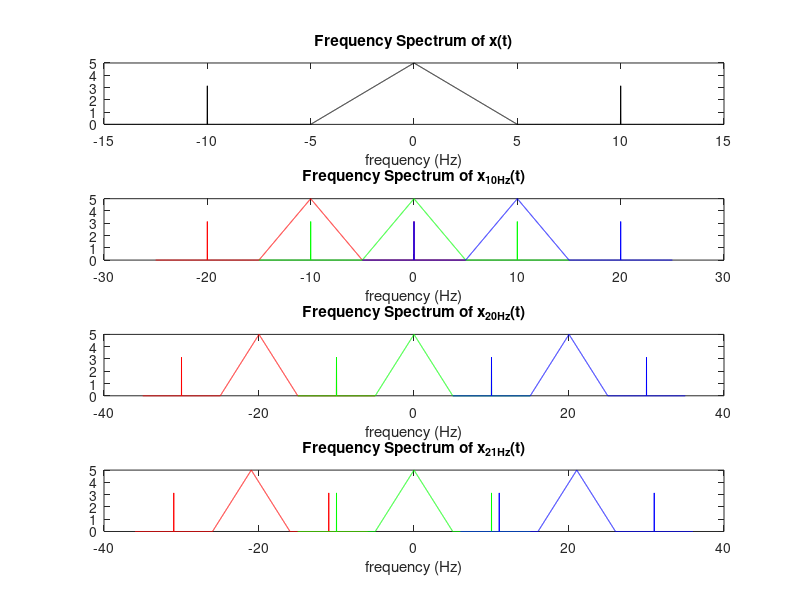

Here is the MATLAB script that generated this plot:
% Models
delta = @(w) 1.*(w<=0.001 & w>=-0.001);
unitT = @(w) (1 - 2.*abs(w)) .* (abs(w) <= 0.5);


% x = @(t) cos(20.*pi.*t) + 5.*(sinc(5.*t)).^2;
% T = [1/10;1/20;1/21];
% 
% for m = 1:3
%     subplot(4,1,m);
%     t = 0:T(m,1):0.8;
%     plot(t,x(t),'k');
% end


X = @(w) pi.*(delta(w-20*pi) + delta(w+20*pi)) + 5.*unitT(w ./ (20*pi));
f = -15:0.01:15;
subplot(4,1,1);
plot(f,X(2*pi.*f),'k'); xlabel("frequency (Hz)"); title("Frequency Spectrum of x(t)");

colors = char(['r','g','b']);

subplot(4,1,2);
Fs = 10; % sampling frequency of 10Hz
for k = -1:1
    plot(f+k.*Fs,X(2*pi.*f),colors(1,k+2)); xlabel("frequency (Hz)"); title("Frequency Spectrum of x_1_0_H_z(t)");
    hold on;
end

subplot(4,1,3);
Fs = 20; % sampling frequency of 10Hz
for k = -1:1
    
    plot(f+k.*Fs,X(2*pi.*f),colors(1,k+2)); xlabel("frequency (Hz)"); title("Frequency Spectrum of x_2_0_H_z(t)");
    hold on;
end

subplot(4,1,4);
Fs = 21; % sampling frequency of 10Hz
for k = -1:1
    
    plot(f+k.*Fs,X(2*pi.*f),colors(1,k+2)); xlabel("frequency (Hz)"); title("Frequency Spectrum of x_2_1_H_z(t)");
    hold on;
end
